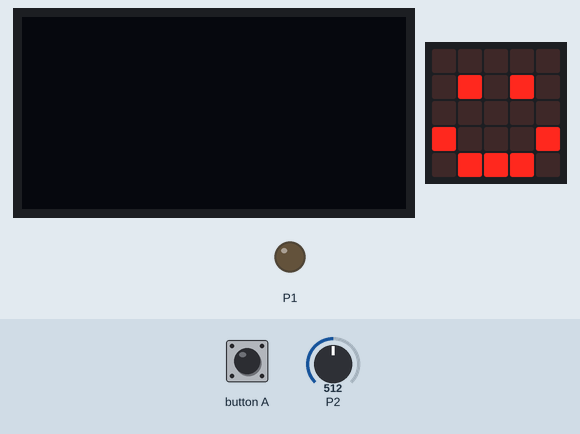
The program below on a simulated BBC micro:bit (MakeCode). On the bench: 128×64 one-colour display, the board's 5×5 LED display, output pins drawn as LEDs (lit = HIGH). The inputs (shaded band) are chosen by the test bench; at power-on: P2 = 512 (analog values on the 0–1023 scale).

Above: at 1.2 s.
1.3 s: P2 set to 54
3.0 s: P2 set to 44
At 4.6 s:
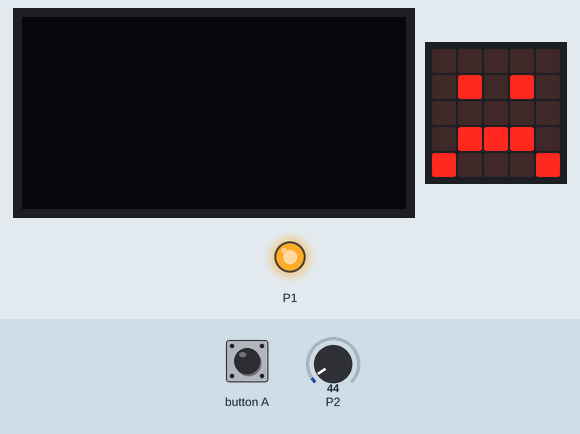
5.2 s: button A pressed for 0.15 s
At 6.5 s:
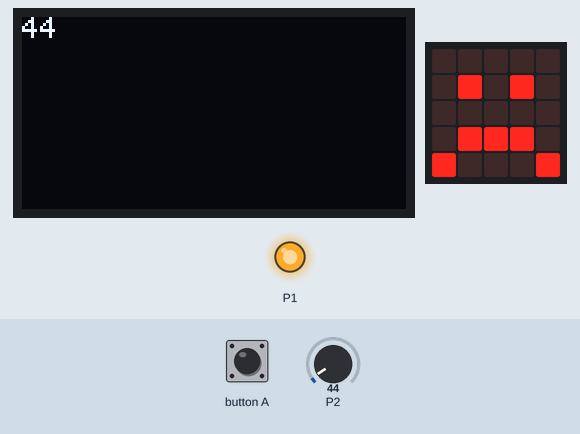
6.8 s: P2 set to 60
At 8.1 s:
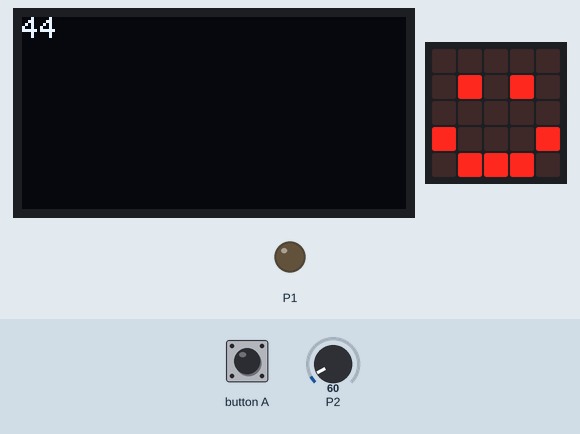
8.9 s: button A pressed for 0.15 s
At 9.3 s:
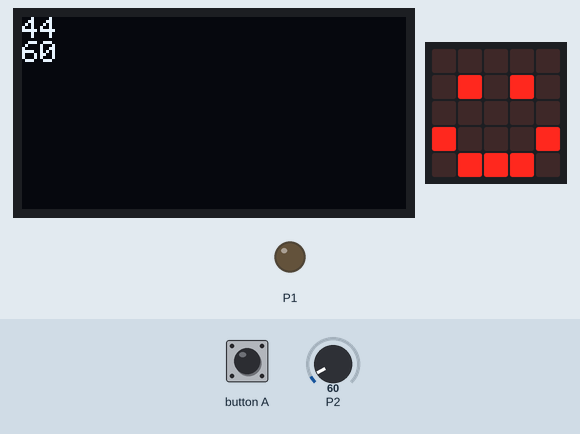
10.5 s: P2 set to 40
At 11.0 s:
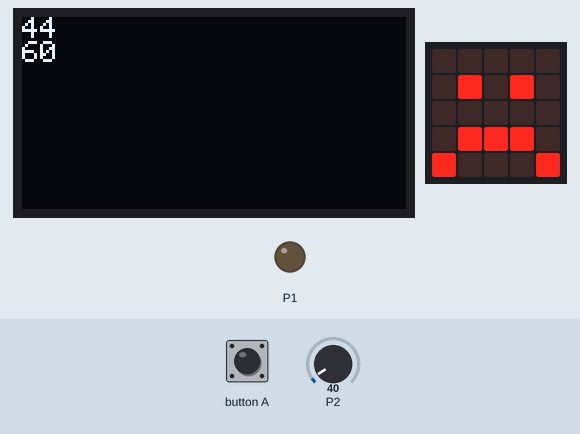
Timing chart, 0 to 13.5 s (numbered marks = the images above; inputs shaded):
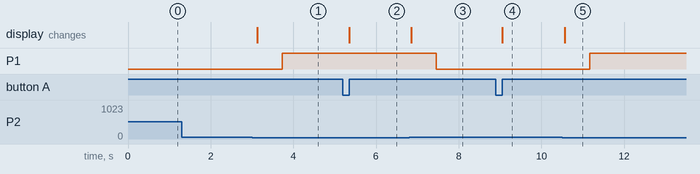

The program:

main.ts
```typescript
input.onButtonPressed(Button.A, function () {
    OLED.writeNumNewLine(습도)
})
let 습도 = 0
습도 = 0
OLED.init(128, 64)
basic.forever(function () {
    습도 = pins.analogReadPin(AnalogPin.P2)
    if (습도 < 50) {
        basic.showIcon(IconNames.Sad)
        pins.digitalWritePin(DigitalPin.P1, 1)
    } else {
        basic.showIcon(IconNames.Happy)
        pins.digitalWritePin(DigitalPin.P1, 0)
        music.stopAllSounds()
    }
})
```

test.ts
```typescript
// 테스트는 여기로 이동합니다; 이 패키지가 확장으로 사용될 때 컴파일되지 않을 것 입니다.
```

Measured:
- the behaviour switches between 50 and 49 on P2 (found by bisection; images 0 and 1)
- after the input at 1.3 s, every drawn part: stays the same
- after the input at 3.0 s, P1: LOW → HIGH after 0.73 s; the display: changes after 0.13 s (image 1)
- after the input at 5.2 s, the display: changes after 0.15 s (image 2)
- after the input at 6.8 s, P1: HIGH → LOW after 0.65 s; the display: changes after 0.05 s (image 3)
- after the input at 8.9 s, the display: changes after 0.15 s (image 4)
- after the input at 10.5 s, P1: LOW → HIGH after 0.67 s; the display: changes after 0.07 s (image 5)
